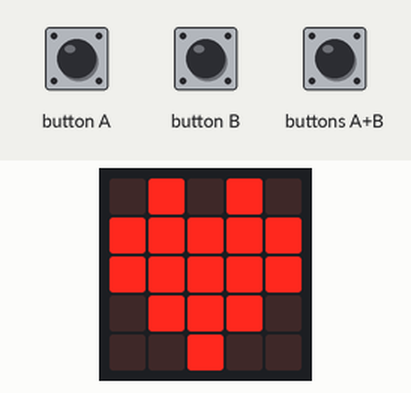
This program was run on a simulated BBC micro:bit (MakeCode). Shown: the board's 5×5 LED display. The inputs (shaded band) are chosen by the test bench.

Above: at 1.2 s.
1.3 s: buttons A+B pressed for 1 s
At 2.6 s:
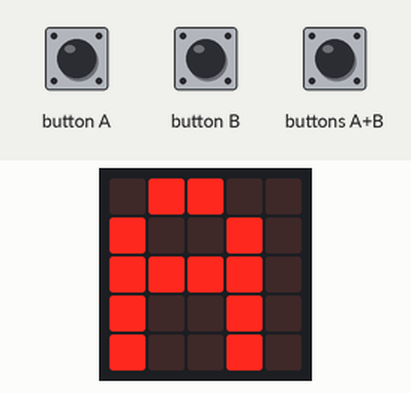
4.3 s: button B pressed for 0.25 s
At 5.1 s:
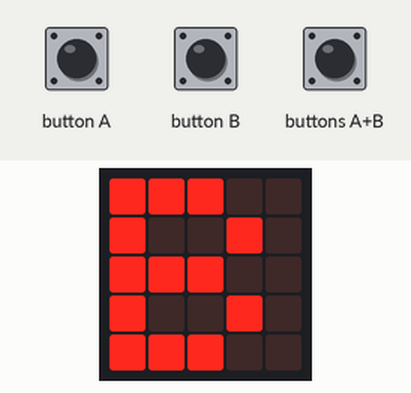
6.7 s: button A pressed for 3.2 s
At 7.5 s:
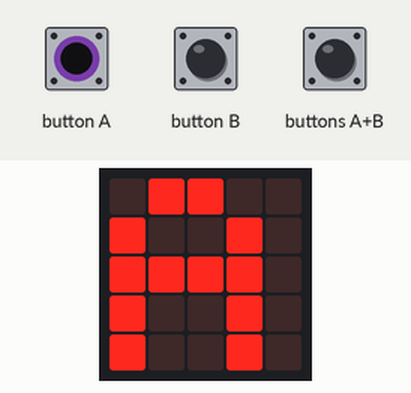
11.5 s: button B pressed for 3.2 s
At 13.2 s:
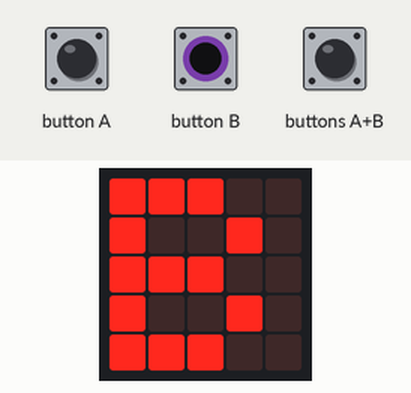
16.3 s: button B pressed for 1 s
Timing chart, 0 to 19.3 s (numbered marks = the images above; inputs shaded):
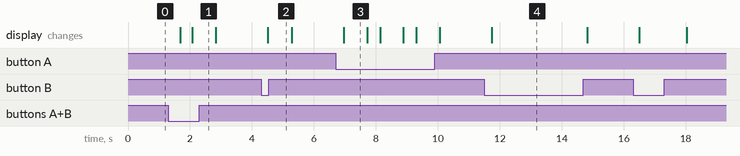

Measured:
- after the input at 1.3 s, the display: first changes after 0.38 s (image 1 shows a later state)
- after the input at 4.3 s, the display: changes after 0.21 s (image 2)
- after the input at 6.7 s, the display: changes after 0.26 s (image 3)
- after the input at 11.5 s, the display: changes after 0.24 s (image 4)
- what the display in image 3 shows lasts 0.7 s, from 7.0 s to 7.7 s

The program:

main.ts
```typescript
basic.forever(function () {
    if (input.buttonIsPressed(Button.AB)) {
        basic.showLeds(`
            . . . . .
            . . . . .
            . . . . .
            . . . . .
            . . . . .
            `)
    }
    if (input.buttonIsPressed(Button.A)) {
        basic.showString("A")
    }
    if (input.buttonIsPressed(Button.B)) {
        basic.showString("B")
    } else {
        basic.showLeds(`
            . # . # .
            # # # # #
            # # # # #
            . # # # .
            . . # . .
            `)
    }
})
```

test.ts
```typescript
// les tests vont ici ; cela ne sera pas compilé si ce paquet est utilisé en tant qu'extension.
```
